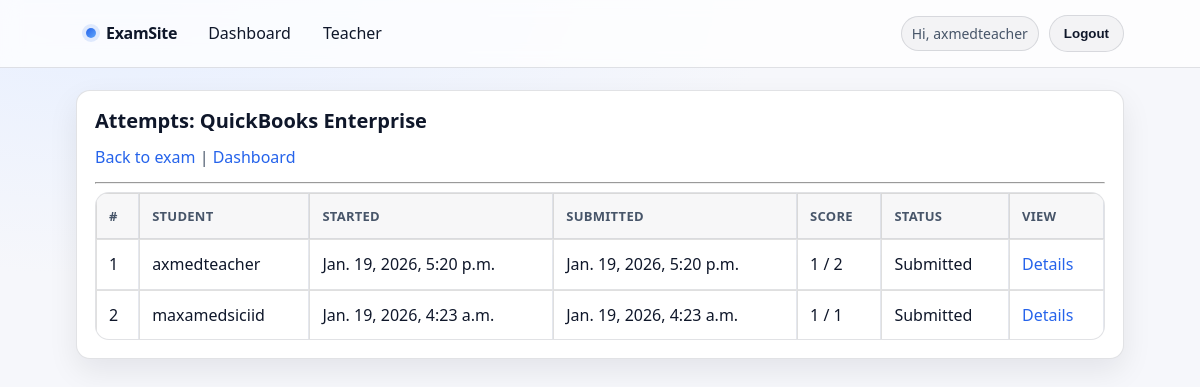
Screenshot of /teacher/exams/2/attempts/ (signed in) with the database file from the repository.
### exams/models.py (models this page shows, shortened)
class Exam(models.Model):
    created_by = models.ForeignKey(
        settings.AUTH_USER_MODEL,
        on_delete=models.SET_NULL,
        null=True,
        blank=True,
        related_name="created_exams",
        help_text="Teacher who created/owns this exam.",
    )
    title = models.CharField(max_length=200)
    description = models.TextField(blank=True)
    duration_minutes = models.PositiveIntegerField(default=30)
    is_published = models.BooleanField(default=False)
    created_at = models.DateTimeField(auto_now_add=True)

class Attempt(models.Model):
    user = models.ForeignKey(settings.AUTH_USER_MODEL, on_delete=models.CASCADE, related_name="attempts")
    exam = models.ForeignKey(Exam, on_delete=models.CASCADE, related_name="attempts")
    started_at = models.DateTimeField(default=timezone.now)
    submitted_at = models.DateTimeField(null=True, blank=True)
    duration_seconds = models.PositiveIntegerField(default=0)
    score = models.IntegerField(default=0)
    max_score = models.IntegerField(default=0)
    class Meta:
        unique_together = ("user", "exam")
    @property
    def is_submitted(self):
        return self.submitted_at is not None

### exams/teacher_views.py (the view)
    @login_required
    def _wrapped(request, *args, **kwargs):
        if not is_teacher(request.user):
            return HttpResponseForbidden("Not allowed")
        return view_func(request, *args, **kwargs)

### exams/teacher_views.py (called while the page is built)
def is_teacher(user):
    return user.is_authenticated and (user.is_staff or user.is_superuser)

def teacher_required(view_func):
    @login_required
    def _wrapped(request, *args, **kwargs):
        if not is_teacher(request.user):
            return HttpResponseForbidden("Not allowed")
        return view_func(request, *args, **kwargs)
    return _wrapped

def _get_owned_exam_or_404(request, exam_id: int) -> Exam:
    if request.user.is_superuser:
        return get_object_or_404(Exam, id=exam_id)
    return get_object_or_404(Exam, id=exam_id, created_by=request.user)

@teacher_required
def exam_attempts(request, exam_id: int):
    exam = _get_owned_exam_or_404(request, exam_id)
    attempts = (
        Attempt.objects.filter(exam=exam)
        .select_related("user")
        .order_by("-submitted_at", "-started_at")
    )
    return render(request, "teacher/attempts_list.html", {"exam": exam, "attempts": attempts})

### exams/templates/teacher/attempts_list.html
{% extends "base.html" %}
{% block content %}
<h2>Attempts: {{ exam.title }}</h2>
  <p>
    <a href="{% url 'teacher_exam_detail' exam.id %}">Back to exam</a> |
    <a href="{% url 'teacher_dashboard' %}">Dashboard</a>
  </p>
  <hr>
  <table border="1" cellpadding="8" cellspacing="0">
    <thead>
      <tr>
        <th>#</th>
        <th>Student</th>
        <th>Started</th>
        <th>Submitted</th>
        <th>Score</th>
        <th>Status</th>
        <th>View</th>
      </tr>
    </thead>
    <tbody>
      {% for a in attempts %}
        <tr>
          <td>{{ forloop.counter }}</td>
          <td>{{ a.user.username }}</td>
          <td>{{ a.started_at }}</td>
          <td>{{ a.submitted_at|default:"-" }}</td>
          <td>{{ a.score }} / {{ a.max_score }}</td>
          <td>{% if a.is_submitted %}Submitted{% else %}In progress{% endif %}</td>
          <td>
            <a href="{% url 'teacher_attempt_detail' exam.id a.id %}">Details</a>
          </td>
        </tr>
      {% empty %}
        <tr>
          <td colspan="7">No attempts yet.</td>
        </tr>
      {% endfor %}
    </tbody>
  </table>
{% endblock %}

### exams/templates/base.html (shortened to what this page needs)
{% load static %}
<!DOCTYPE html>
<html lang="en">
<head>
  <link rel="stylesheet" href="{% static 'exams/css/style.css' %}">
</head>
<body class="{% block body_class %}{% endblock %}">
<nav>
  <div class="navbar">
    <div class="nav-left">
      <a class="brand" href="{% url 'home' %}">
        <span class="brand-dot"></span>
        ExamSite
      </a>
      {% if user.is_authenticated %}
        <a class="navlink" href="{% url 'student_dashboard' %}">Dashboard</a>
        {% if user.is_staff %}
          <a class="navlink" href="{% url 'teacher_dashboard' %}">Teacher</a>
        {% endif %}
      {% else %}
        <a class="navlink" href="{% url 'home' %}">Home</a>
      {% endif %}
    </div>
    <div class="nav-right">
      {% if user.is_authenticated %}
        <span class="nav-user">Hi, {{ user.username }}</span>
        <form method="post" action="{% url 'logout' %}" class="inline-form">
          <button type="submit" class="btn btn-secondary">Logout</button>
        </form>
      {% else %}
        <a class="navlink" href="{% url 'login' %}">Login</a>
        <a class="btn btn-primary" href="{% url 'signup' %}">Sign up</a>
      {% endif %}
    </div>
  </div>
</nav>
<div class="container">
  <div class="panel">
    {% block content %}{% endblock %}
  </div>
</div>
</body>
</html>

### exams/static/exams/css/style.css (style rules this page uses)
*, *::before, *::after { box-sizing: border-box; }
html, body { height: 100%; }
body { margin: 0; }
:root { --bg: #f6f7fb; --surface: #ffffff; --surface-2: #f1f5ff; --text: #0f172a; --muted: #475569; --border: rgba(15, 23, 42, 0.12); --primary: #2563eb; --primary-600: #1d4ed8; --danger: #dc2626; --ring: rgba(37, 99, 235, 0.35); --radius: 14px; --shadow: 0 12px 30px rgba(2, 6, 23, 0.08); --shadow-sm: 0 6px 16px rgba(2, 6, 23, 0.08); --max: 1080px; --auth-card-width: 360px; --auth-field-width: 280px; }
body { font-family: ui-sans-serif, system-ui, -apple-system, "Segoe UI", Roboto, Arial, "Noto Sans", "Liberation Sans", sans-serif; color: var(--text); background: radial-gradient(1200px 500px at 10% 0%, #e7efff 0%, var(--bg) 55%, var(--bg) 100%); line-height: 1.55; }
a { color: var(--primary); text-decoration: none; }
p { margin: 0 0 12px; color: var(--muted); }
h1,h2,h3 { margin: 0 0 12px; line-height: 1.2; color: var(--text); }
h2 { font-size: 20px; }
.container { max-width: var(--max); margin: 22px auto; padding: 0 16px; }
.panel { background: var(--surface); border: 1px solid var(--border); border-radius: var(--radius); box-shadow: var(--shadow); padding: 18px; }
nav { position: sticky; top: 0; z-index: 20; backdrop-filter: blur(10px); background: rgba(255,255,255,0.75); border-bottom: 1px solid var(--border); }
.navbar { max-width: var(--max); margin: 0 auto; padding: 12px 16px; display: flex; align-items: center; justify-content: space-between; gap: 12px; }
.nav-left, .nav-right { display: flex; align-items: center; gap: 10px; flex-wrap: wrap; }
.brand { display: inline-flex; align-items: center; gap: 10px; font-weight: 800; letter-spacing: -0.02em; color: var(--text); padding: 6px 10px; border-radius: 999px; }
.brand-dot { width: 10px; height: 10px; border-radius: 999px; background: linear-gradient(135deg, var(--primary), #60a5fa); box-shadow: 0 0 0 4px rgba(37,99,235,0.12); }
.navlink { display: inline-flex; align-items: center; gap: 8px; padding: 8px 10px; border-radius: 999px; color: var(--text); border: 1px solid transparent; }
.nav-user { color: var(--muted); font-size: 14px; padding: 6px 10px; border-radius: 999px; background: rgba(15,23,42,0.04); border: 1px solid var(--border); }
button, .btn { appearance: none; border: 1px solid transparent; border-radius: 999px; padding: 10px 14px; font-weight: 700; cursor: pointer; transition: transform .05s ease, background .15s ease, border-color .15s ease, box-shadow .15s ease; }
.btn-secondary { background: rgba(15,23,42,0.04); color: var(--text); border-color: var(--border); }
.inline-form { display: inline; margin: 0; }
form { margin: 0; }
table { width: 100%; border-collapse: separate; border-spacing: 0; overflow: hidden; border: 1px solid var(--border); border-radius: var(--radius); background: var(--surface); }
th, td { padding: 12px; border-bottom: 1px solid var(--border); text-align: left; }
th { font-size: 13px; letter-spacing: .02em; text-transform: uppercase; color: var(--muted); background: rgba(15,23,42,0.03); }
tr:last-child td { border-bottom: none; }

### rows the page displays
Exam: title "QuickBooks Enterprise"
Attempt: user.username "axmedteacher", started_at "Jan. 19, 2026, 5:20 p.m.", submitted_at "Jan. 19, 2026, 5:20 p.m.", score "1", max_score "2", shows "Submitted"
Attempt: user.username "maxamedsiciid", started_at "Jan. 19, 2026, 4:23 a.m.", submitted_at "Jan. 19, 2026, 4:23 a.m.", score "1", max_score "1", shows "Submitted"

### other values shown
{{ user.username }} "axmedteacher"
